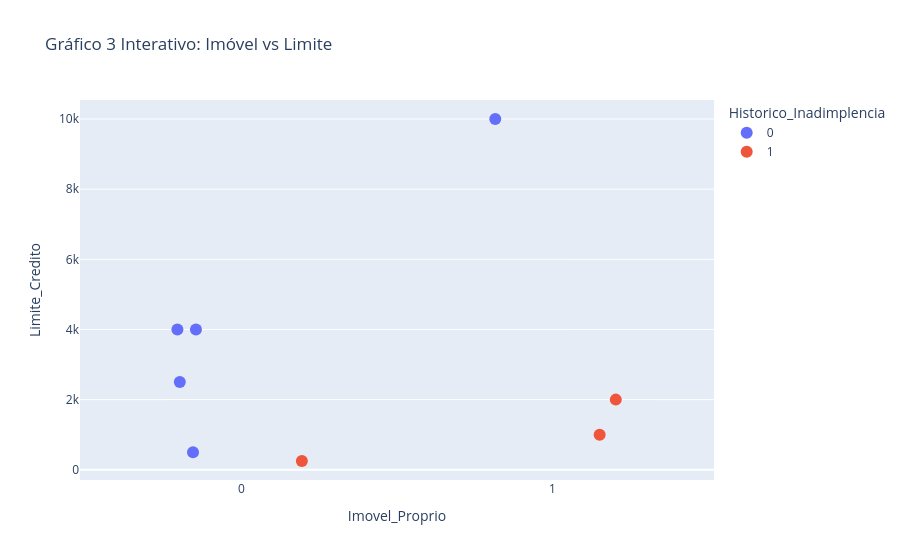

Here is the notebook cell this chart was saved with:
### Code cell
import plotly.express as px
# Criando um gráfico interativo de pontos (strip)
fig = px.strip(
    df,
    x='Imovel_Proprio',
    y='Limite_Credito',
    color='Historico_Inadimplencia',
    hover_data=['Nome','Salário'], # Informações aparecem quando passa o mouse
    title='Gráfico 3 Interativo: Imóvel vs Limite',
    stripmode='group'
)
# Aumentando o tamanho das bolinhas
fig.update_traces(marker=dict(size=12))
fig.show()

### Figure 1 — Plotly figure (JSON) as saved in the notebook; plotly's stock layout.template omitted (floating-point values rounded to 4 significant figures)
{"data": [{"alignmentgroup": "True", "boxpoints": "all", "customdata": [["Alice", 4500], ["Joao", 8000], ["Charlie", 5000], ["Eva", 12000], ["Denize", 1200]], "fillcolor": "rgba(255,255,255,0)", "hoveron": "points", "hovertemplate": "Historico_Inadimplencia=0<br>Imovel_Proprio=%{x}<br>Limite_Credito=%{y}<br>Nome=%{customdata[0]}<br>Salário=%{customdata[1]}<extra></extra>", "legendgroup": "0", "line": {"color": "rgba(255,255,255,0)"}, "marker": {"color": "#636efa", "size": 12}, "name": "0", "offsetgroup": "0", "orientation": "v", "pointpos": 0, "showlegend": true, "x": ["0", "0", "0", "1", "0"], "x0": " ", "xaxis": "x", "y": [2500, 4000, 4000, 10000, 500], "y0": " ", "yaxis": "y", "type": "box"}, {"alignmentgroup": "True", "boxpoints": "all", "customdata": [["David", 10000], ["Diego", 15000], ["Claudio", 1500]], "fillcolor": "rgba(255,255,255,0)", "hoveron": "points", "hovertemplate": "Historico_Inadimplencia=1<br>Imovel_Proprio=%{x}<br>Limite_Credito=%{y}<br>Nome=%{customdata[0]}<br>Salário=%{customdata[1]}<extra></extra>", "legendgroup": "1", "line": {"color": "rgba(255,255,255,0)"}, "marker": {"color": "#EF553B", "size": 12}, "name": "1", "offsetgroup": "1", "orientation": "v", "pointpos": 0, "showlegend": true, "x": ["1", "1", "0"], "x0": " ", "xaxis": "x", "y": [1000, 2000, 250], "y0": " ", "yaxis": "y", "type": "box"}], "layout": {"xaxis": {"anchor": "y", "domain": [0.0, 1.0], "title": {"text": "Imovel_Proprio"}}, "yaxis": {"anchor": "x", "domain": [0.0, 1.0], "title": {"text": "Limite_Credito"}}, "legend": {"title": {"text": "Historico_Inadimplencia"}, "tracegroupgap": 0}, "title": {"text": "Gráfico 3 Interativo: Imóvel vs Limite"}, "boxmode": "group"}}
